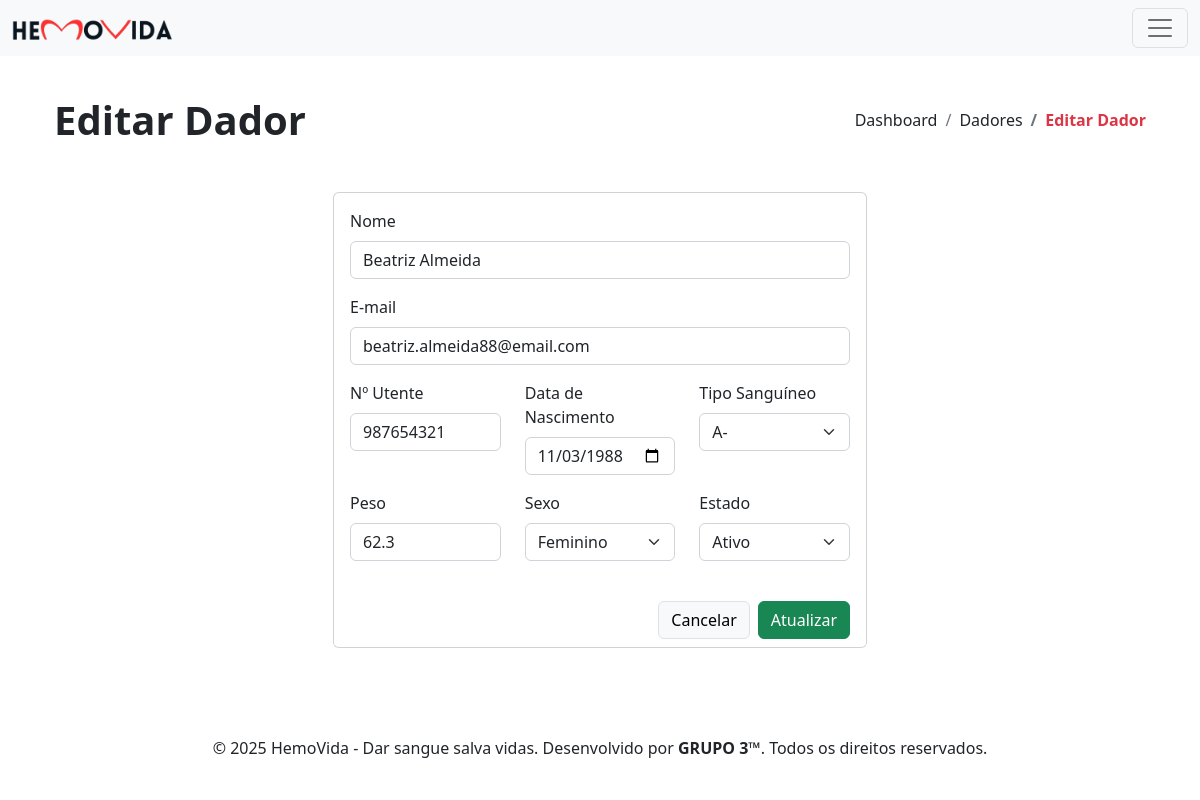
The app's page /dador-editar.php?id=9, older data.
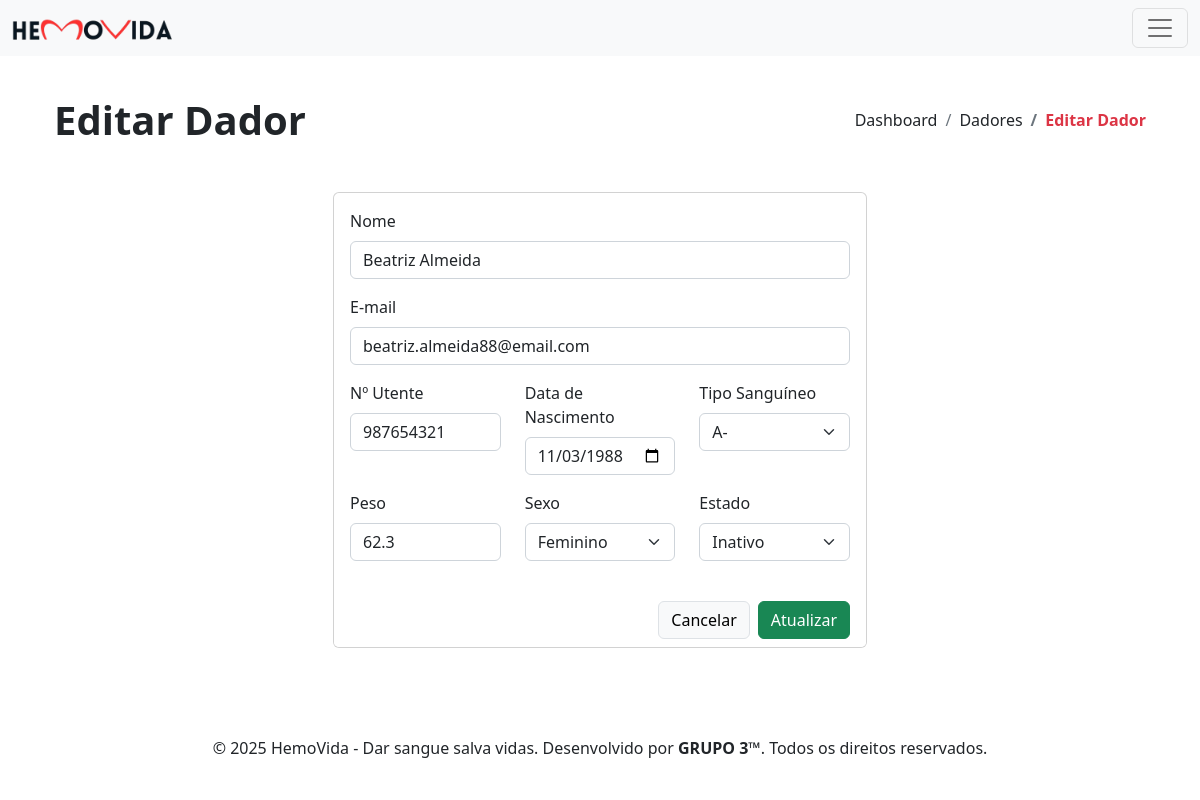
The same page, newer data.
### tables this page shows
CREATE TABLE `dadores` (
  `id` int(11) NOT NULL,
  `nome` varchar(255) NOT NULL,
  `email` varchar(255) NOT NULL,
  `n_utente` int(11) NOT NULL,
  `data_nascimento` date NOT NULL,
  `tipo_sanguineo` enum('A+','A-','B+','B-','AB+','AB-','O+','O-') NOT NULL,
  `peso` float NOT NULL,
  `sexo` enum('Masculino','Feminino') NOT NULL,
  `estado` tinyint(1) NOT NULL,
  `data_inscricao` date NOT NULL
);

### includes/dador_id.php (called while the page is built, shortened)
<?php
    $dadorId = $_GET['id'] ?? null;
    try {
        $pdo = new PDO("mysql:host=localhost;dbname=hemovida;charset=utf8", "root", "");
        $pdo->setAttribute(PDO::ATTR_ERRMODE, PDO::ERRMODE_EXCEPTION);
        $sql = "SELECT * FROM dadores WHERE id = :id";
        $stmt = $pdo->prepare($sql);
        $stmt->bindParam(":id", $dadorId, PDO::PARAM_INT);
        $stmt->execute();
        $dador = $stmt->fetch(PDO::FETCH_ASSOC);
    } catch (PDOException $e) {
        die("Erro ao buscar dador: " . $e->getMessage());
    }
?>

### dador-editar.php (the view, shortened to what this page needs)
<?php
    include 'partials/header.php';
    include 'includes/dador_id.php';
?>
<div class="container p-4">
    <?php include 'partials/page-header.php'; ?>
    <div class="row d-flex align-items-center justify-content-center py-4">
        <div class="col-xl-6 col-md-10 col-12">
            <div class="card">
                <form action="includes/dador_editar.php" method="POST">
                    <div class="card-body">
                        <div class="row">
                            <div class="col-12 mb-3">
                                <label class="form-label" for="nome">Nome</label>
                                <input type="text" class="form-control" name="nome" id="nome" value="<?php echo $dador['nome']; ?>" required>
                            </div>
                            <div class="col-12 mb-3">
                                <label class="form-label" for="email">E-mail</label>
                                <input type="email" class="form-control" name="email" id="email" value="<?php echo $dador['email']; ?>" required>
                            </div>
                        </div>
                        <div class="row">
                            <div class="col-lg-4 col-md-6 col-12 mb-3">
                                <label class="form-label" for="n_utente">Nº Utente</label>
                                <input type="text" class="form-control" name="n_utente" id="n_utente" pattern="^\d{9}$" title="Nº Utente deve ter exatamente 9 dígitos" value="<?php echo $dador['n_utente']; ?>" required>
                            </div>
                            <div class="col-lg-4 col-md-6 col-12 mb-3">
                                <label class="form-label" for="data_nascimento">Data de Nascimento</label>
                                <input type="date" class="form-control" name="data_nascimento" id="data_nascimento" value="<?php echo $dador['data_nascimento']; ?>" required>
                            </div>
                            <div class="col-lg-4 col-md-6 col-12 mb-3">
                                <label class="form-label" for="tipo_sanguineo">Tipo Sanguíneo</label>
                                <select class="form-select" name="tipo_sanguineo" id="tipo_sanguineo" required>
                                    <option value="A-" <?php echo $dador['tipo_sanguineo'] == 'A-' ? 'selected' : ''; ?>>A-</option>
                                </select>
                            </div>
                            <div class="col-lg-4 col-md-6 col-12 mb-3">
                                <label class="form-label" for="peso">Peso</label>
                                <input type="number" class="form-control" name="peso" id="peso" min="50" step="any" value="<?php echo $dador['peso']; ?>" required>
                            </div>
                            <div class="col-lg-4 col-md-6 col-12 mb-3">
                                <label class="form-label" for="sexo">Sexo</label>
                                <select class="form-select" name="sexo" id="sexo" data-live-search="true" required>
                                    <option value="Feminino" <?php echo $dador['sexo'] == 'Feminino' ? 'selected' : ''; ?>>Feminino</option>
                                </select>
                            </div>
                            <div class="col-lg-4 col-md-6 col-12 mb-3">
                                <label class="form-label" for="estado">Estado</label>
                                <select class="form-select" name="estado" id="estado" data-live-search="true" required>
                                    <option value="1" <?php echo $dador['estado'] == 1 ? 'selected' : ''; ?>>Ativo</option>
                                    <option value="0" <?php echo $dador['estado'] == 0 ? 'selected' : ''; ?>>Inativo</option>
                                </select>
                            </div>
                        </div>
                    </div>
                    <div class="card-footer d-flex align-items-center justify-content-end gap-2 border-0 bg-white">
                        <a href="dadores.php" class="btn btn-light border">Cancelar</a>
                        <button type="submit" class="btn btn-success">Atualizar</button>
                    </div>
                </form>
            </div>
        </div>
    </div>
</div>
<?php include 'partials/footer.php'; ?>

Row changes from the older to the newer data that the page shows:
changed dadores "Beatriz Almeida": estado "Ativo" → "Inativo"
